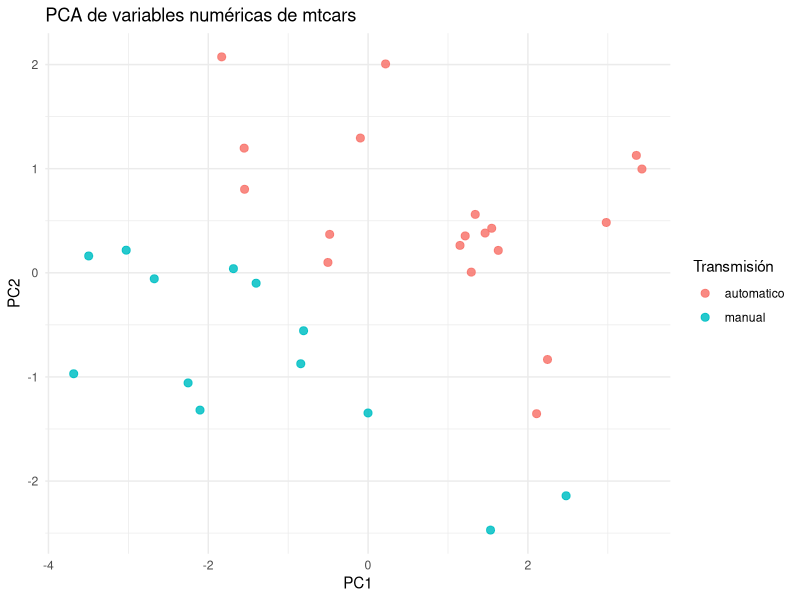
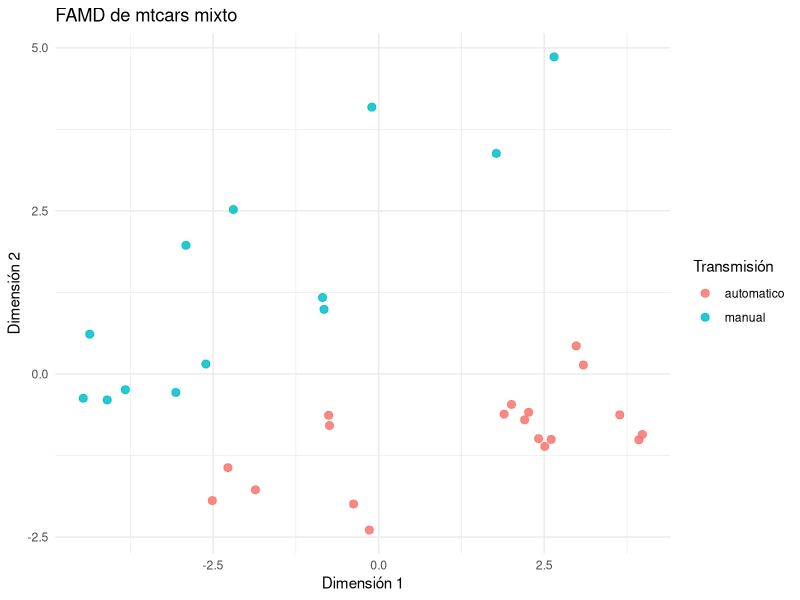

The R source for these figures, in order:
## ---- chunk 1
#| label: setup
#| message: false
library(MASS)
library(tidyverse)
library(knitr)
library(FactoMineR)
## ---- chunk 2
mtcars_base <- mtcars |>
  as_tibble(rownames = "modelo")

mtcars_mixed <- mtcars_base |>
  mutate(
    cyl = factor(cyl),
    vs = factor(vs, labels = c("V", "Straight")),
    am = factor(am, labels = c("automatico", "manual")),
    gear = factor(gear),
    carb = factor(carb)
  )

vars_num <- mtcars_base |>
  dplyr::select(mpg, disp, hp, drat, wt, qsec)
## ---- chunk 3
X <- scale(vars_num)
hc <- hclust(dist(X), method = "ward.D2")
cl <- cutree(hc, k = 4)
aggregate(vars_num, by = list(cluster = cl), mean) |>
  mutate(across(where(is.numeric), function(x) round(x, 1))) |>
  kable()
## ---- chunk 4
set.seed(123)
km <- kmeans(X, centers = 3, nstart = 25)
kable(table(cluster = km$cluster, transmision = mtcars_mixed$am))
## ---- chunk 5
pca <- prcomp(vars_num, center = TRUE, scale. = TRUE)
as_tibble(pca$x[, 1:2]) |>
  mutate(transmision = mtcars_mixed$am) |>
  ggplot(aes(PC1, PC2, color = transmision)) +
  geom_point(size = 2.4, alpha = 0.85) +
  labs(title = "PCA de variables numéricas de mtcars", x = "PC1", y = "PC2", color = "Transmisión") +
  theme_minimal()
## ---- chunk 6
famd <- FAMD(mtcars_mixed |> dplyr::select(-modelo), graph = FALSE, ncp = 5)

as_tibble(famd$ind$coord[, 1:2]) |>
  mutate(transmision = mtcars_mixed$am) |>
  ggplot(aes(Dim.1, Dim.2, color = transmision)) +
  geom_point(size = 2.4, alpha = 0.85) +
  labs(title = "FAMD de mtcars mixto", x = "Dimensión 1", y = "Dimensión 2", color = "Transmisión") +
  theme_minimal()
## ---- chunk 7
tab_cyl_am <- table(cilindros = mtcars_mixed$cyl, transmision = mtcars_mixed$am)
kable(tab_cyl_am)
chisq.test(tab_cyl_am, simulate.p.value = TRUE, B = 10000)
## ---- chunk 8
set.seed(456)
datos_lda <- mtcars_base |>
  transmute(
    transmision = factor(am, labels = c("automatico", "manual")),
    mpg, disp, hp, drat, wt, qsec
  )

idx <- unlist(tapply(
  seq_len(nrow(datos_lda)),
  datos_lda$transmision,
  function(i) sample(i, floor(0.7 * length(i)))
))
train <- datos_lda[idx, ]
test <- datos_lda[-idx, ]
fit <- lda(transmision ~ ., data = train)
pred <- predict(fit, test)$class
kable(table(predicho = pred, observado = test$transmision))
tibble(accuracy = mean(pred == test$transmision)) |>
  kable(digits = 3)
